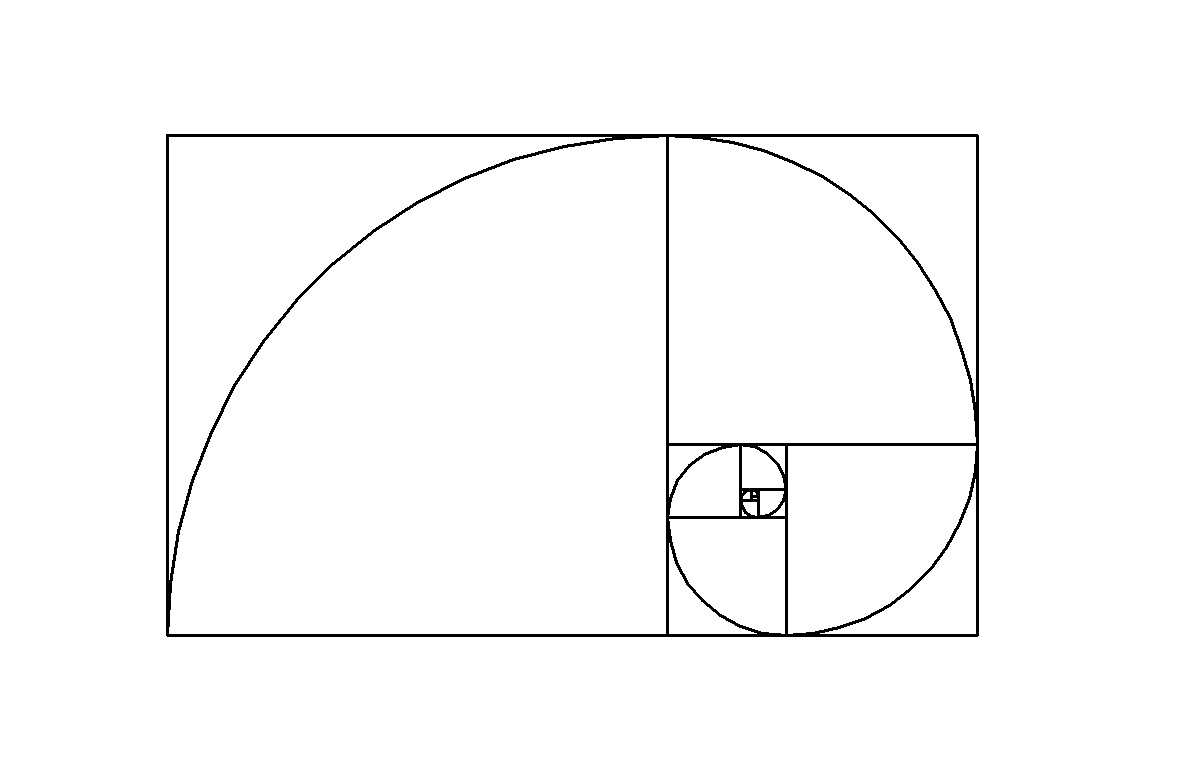

The script that drew this image:
import turtle as t
from math import sqrt

phi = (1+sqrt(5)) / 2
const = 500
base = phi * const
altura = const

t.title('Golden Spiral')
t.speed(5)
t.color('black', 'white')
t.width(3)
t.penup()
t.setpos((phi*-const)/2, -const/2)
t.pendown()

for i in range(2):
    t.forward(base)
    t.left(90)
    t.forward(altura)
    t.left(90)

t.forward(altura)
t.left(90)

novoLado = altura
for j in range(10):
    t.forward(novoLado)
    t.backward(((base-altura)**(j+1))/const**j)
    t.right(90)
    novoLado = ((base-altura)**(j+1))/const**j

t.penup()
t.setpos((phi*-const)/2, -const/2)
t.pendown()
t.setheading(90)

arco_90 = altura
for k in range(10):
    t.circle(-arco_90, 90)
    arco_90 = ((base-altura)**(k+1))/const**k

t.hideturtle()
t.mainloop()
